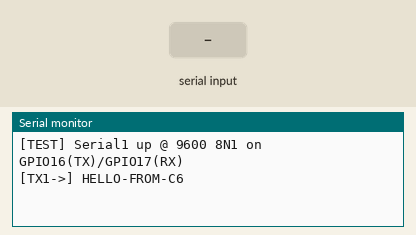
Bench run of a sketch on a simulated ESP32-C6. Shown: the last lines printed to the serial monitor. The inputs (shaded band) are chosen by the test bench.

Above: at 1.2 s.
1.3 s: "1" received over the second serial link
At 1.9 s:
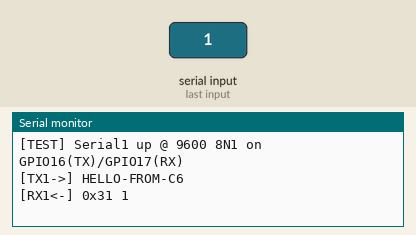
2.8 s: "0" received over the second serial link
At 2.96 s:
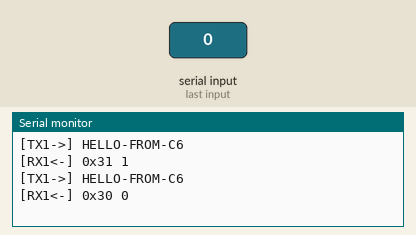
4.3 s: "2" received over the second serial link
At 4.9 s:
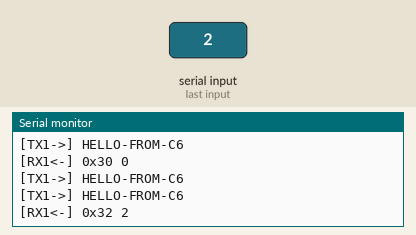

Measured:
- after the input at 1.3 s, the serial monitor: prints a new line at once (image 1)
- after the input at 2.8 s, the serial monitor: prints a new line at once (image 2)
- after the input at 4.3 s, the serial monitor: prints a new line at once (image 3)

The sketch:

serial_wire_test.ino
```cpp
// serial_wire_test.ino — proves CP2102 <-> ESP32-C6 Serial1 link (Tuya bus)
// Wiring:  ESP32 GPIO16 (TX) -> CP2102 RXD
//          ESP32 GPIO17 (RX) -> CP2102 TXD
//          ESP32 GND         -> CP2102 GND   (no VCC)
// Observe on laptop:  screen /dev/cu.SLAB_USBtoUART 9600   (exit: Ctrl-A K y)
// Keep the Arduino Serial Monitor on the usbmodem port @115200 for the debug side.

#define TUYA_TX_PIN 16  // wired to CP2102 RXD
#define TUYA_RX_PIN 17  // wired to CP2102 TXD

void setup() {
  Serial.begin(115200);                                       // USB-JTAG console
  Serial1.begin(9600, SERIAL_8N1, TUYA_RX_PIN, TUYA_TX_PIN);  // Tuya bus (rx, tx)
  Serial.println("[TEST] Serial1 up @ 9600 8N1 on GPIO16(TX)/GPIO17(RX)");
}

uint32_t last = 0;
void loop() {
  if (millis() - last > 1000) {          // heartbeat OUT the wire
    last = millis();
    Serial1.println("HELLO-FROM-C6");
    Serial.println("[TX1->] HELLO-FROM-C6");
  }
  while (Serial1.available()) {           // echo anything coming IN
    char c = Serial1.read();
    Serial.printf("[RX1<-] 0x%02X %c\n", (uint8_t)c, c);
  }
}
```
